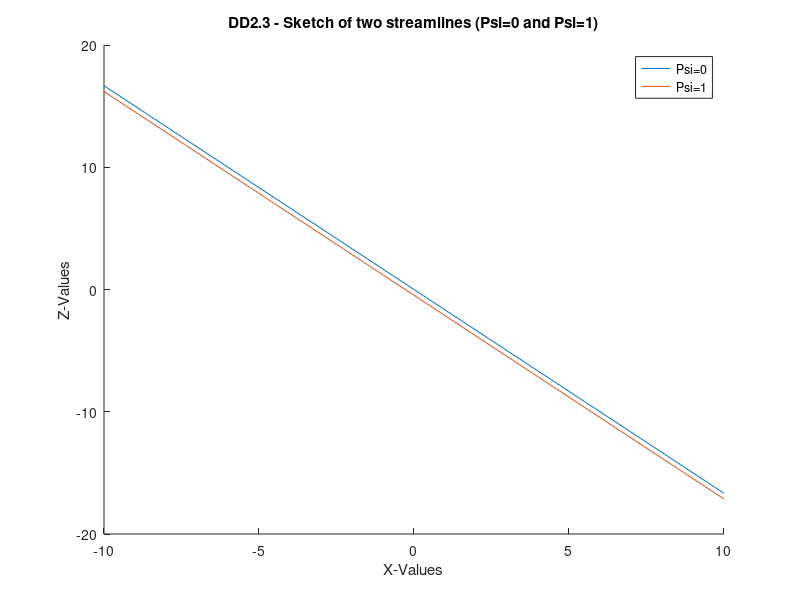
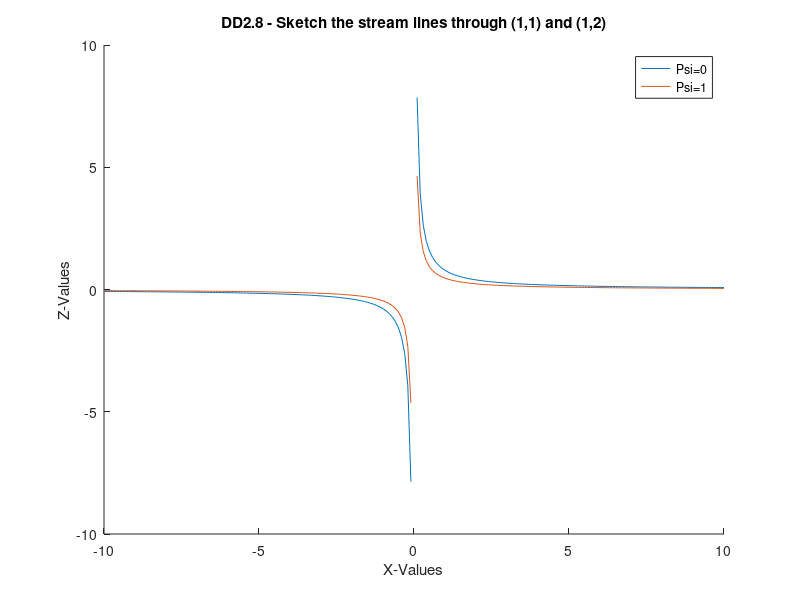
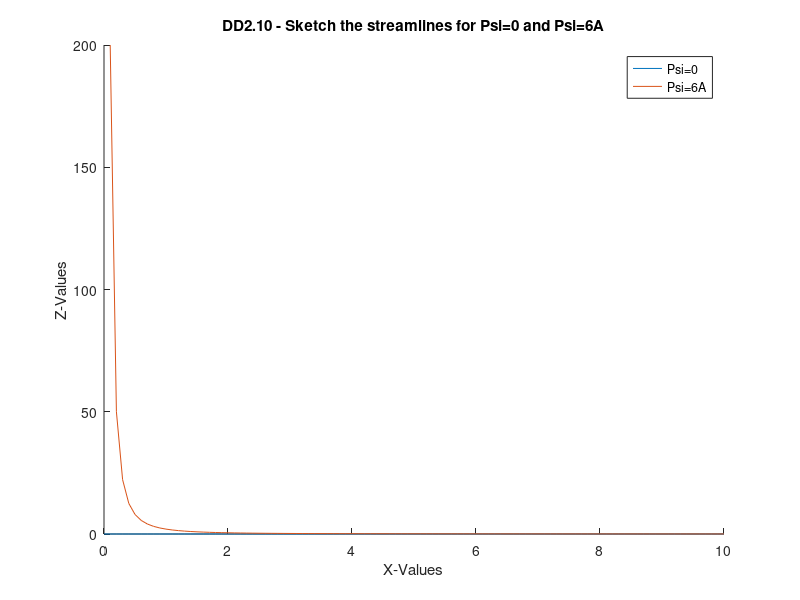

Source code (MATLAB) for these figures, in order:
% OCE3521 - Homework 1
% Braidan Duffy
% Due: 02/11/21

%% Problem 2 - DD2.3
% Sketch two streamlines for t=T/8

% psi(t=T/8) = -cos(pi/4) * (3z+5x)

x = -10:0.1:10;
z_0 = -5/3 .* x; % Z function when psi = 0
z_1 = -1/3 * (5.*x+sec(pi/4)); % z function when psi = 1

% Plotting
figure(1)
title("DD2.3 - Sketch of two streamlines (Psi=0 and Psi=1)")
hold on
plot(x, z_0)
plot(x, z_1)
xlabel("X-Values")
ylabel("Z-Values")
legend("Psi=0", "Psi=1")
hold off

%% Problem 5 - DD2.8
% Sketch the two streamlines through (1, 1) and (1, 2)
x = -10:0.1:10;

z1 = atan(1) ./ x;
z2 = atan(0.5) ./ x;

% Plotting
figure(2)
title("DD2.8 - Sketch the stream lines through (1,1) and (1,2)")
hold on
plot(x, z1)
plot(x, z2)
xlabel("X-Values")
ylabel("Z-Values")
legend("Psi=0", "Psi=1")
hold off

%% Problem 6 - DD2.10
% Sketch the streamlines for psi=0 and psi=6A

x = 0:0.1:10; % Domain x = [0, 10]
z_2 = 2 ./ x .^ 2; % Implicit z function for 

% Plotting
figure(3)
title("DD2.10 - Sketch the streamlines for Psi=0 and Psi=6A")
hold on
plot(x, zeros(1, length(x))) % first function of z is implicitly 0
plot(x, z_2)
xlabel("X-Values")
ylabel("Z-Values")
legend("Psi=0", "Psi=6A")
hold off